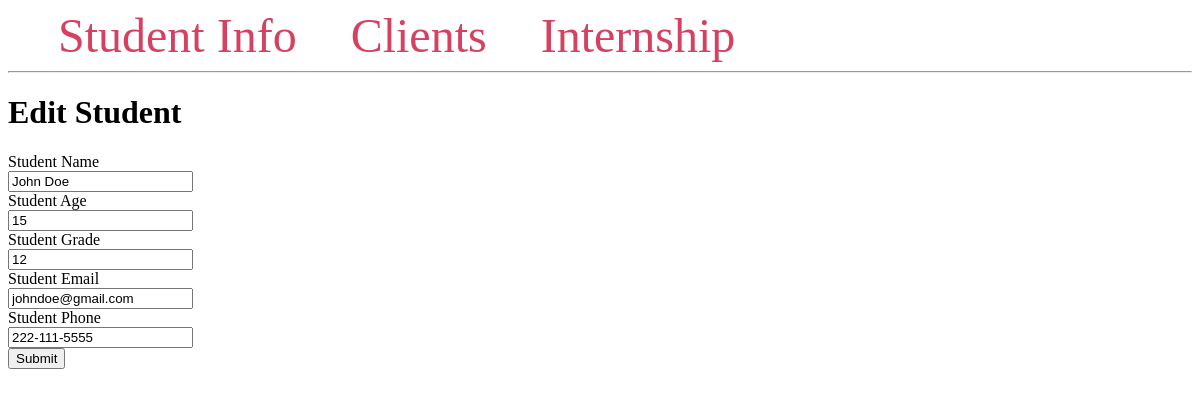
Page /1/edit/ on the committed database.
### tables this page shows
CREATE TABLE students (
                          id INTEGER PRIMARY KEY AUTOINCREMENT,
                          name TEXT NOT NULL,
                          age INTEGER,
                          grade TEXT NOT NULL,
                          email TEXT NOT NULL,
                          phone TEXT NOT NULL
);

### main.py (the view, shortened to what this page needs)
@app.route('/<int:id>/edit/', methods=('GET', 'POST'))
def edit(id):
    student = get_student(id)
    return render_template('edit.html', student=student)

### main.py (called while the page is built)
def get_db_connection():
    conn = sqlite3.connect('student_project.db')
    conn.row_factory = sqlite3.Row
    return conn

def get_student(student_id):
    conn = get_db_connection()
    student = conn.execute('SELECT * FROM students WHERE id = ?',
                        (student_id,)).fetchone()
    conn.close()
    if student is None:
        abort(404)
    return student

### templates/edit.html
{% extends 'base.html' %}
{% block content %}
<h1>{% block title %} Edit Student {% endblock %}</h1>
<form method="post">
    <label for="name">Student Name</label>
    <br>
    <input type="text" name="name"
           placeholder="Student Name"
           value="{{ student['name'] }}"></input>
    <br>
    <label for="size">Student Age</label>
    <br>
    <input type="number" name="age" placeholder="Student Age" value="{{ student['age'] }}"></input>
    <br>
    <label for="grade">Student Grade</label>
    <br>
    <input type="text" name="grade" placeholder="Student Grade" value="{{ student['grade'] }}"></input>
    <br>
    <label for="email">Student Email</label>
    <br>
    <input type="text" name="email" placeholder="Student Email" value="{{ student['email'] }}"></input>
    <br>
    <label for="phone">Student Phone</label>
    <br>
    <input type="text" name="phone" placeholder="Student Phone" value="{{ student['phone'] }}"></input>
    <br>
    <button type="submit">Submit</button>
</form>
{% endblock %}

### rows in the picture
students: name "John Doe", age "15", grade "12", email "johndoe@gmail.com", phone "222-111-5555"
